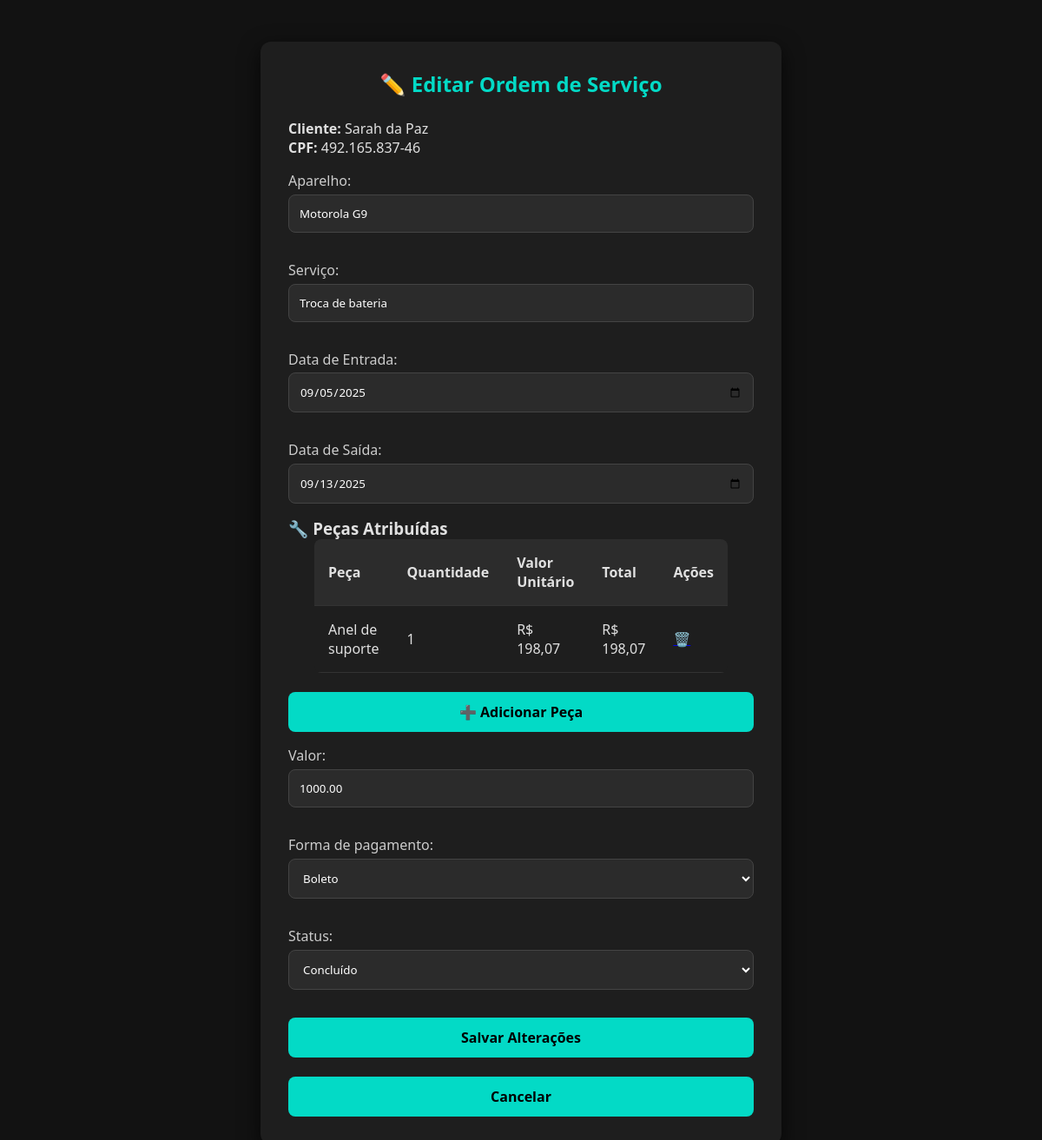
Page /editar_ordem.php?id=61 (signed in) on the committed database.
### tables this page shows
CREATE TABLE `ordem_serv` (
  `id_ordem_serv` int(11) NOT NULL,
  `Aparelho` varchar(100) DEFAULT NULL,
  `servico` varchar(255) DEFAULT NULL,
  `status` varchar(50) DEFAULT NULL,
  `valor` decimal(10,2) DEFAULT NULL,
  `tipo_pagamento` varchar(50) DEFAULT NULL,
  `problema` varchar(255) DEFAULT NULL,
  `cpf` varchar(20) DEFAULT NULL,
  `idusuario` int(11) DEFAULT NULL,
  `data_entrada` date DEFAULT NULL,
  `data_saida` date DEFAULT NULL
);

CREATE TABLE `cliente` (
  `cpf` varchar(20) NOT NULL,
  `telefone` varchar(20) DEFAULT NULL,
  `nome` varchar(100) DEFAULT NULL,
  `email` varchar(100) DEFAULT NULL,
  `endereco` varchar(100) DEFAULT NULL
);

CREATE TABLE `servico_produto` (
  `quantidade` int(11) DEFAULT NULL,
  `id_produto` int(11) NOT NULL,
  `id_ordem_serv` int(11) NOT NULL
);

CREATE TABLE `produto` (
  `id_produto` int(11) NOT NULL,
  `nome_produto` varchar(100) DEFAULT NULL,
  `valor` decimal(10,2) DEFAULT NULL,
  `idfornecedor` int(11) DEFAULT NULL,
  `idestoque` int(11) DEFAULT NULL
);

### editar_ordem.php (the view, shortened to what this page needs)
<?php
require_once 'conexao.php';
$id_ordem = (int)($_GET['id'] ?? 0);
try {
  $stmt = $pdo->prepare("
  SELECT os.*, c.nome, c.cpf
  FROM ordem_serv os
  JOIN cliente c ON os.cpf = c.cpf
  WHERE os.id_ordem_serv = :id
");
$stmt->execute([':id' => $id_ordem]);
$ordem = $stmt->fetch(PDO::FETCH_ASSOC);
} catch (PDOException $e) {
    die("Erro ao buscar ordem: " . $e->getMessage());
}
try {
    $sql = "SELECT sp.quantidade, p.id_produto, p.nome_produto, p.valor, e.id_estoque
            FROM servico_produto sp
            JOIN produto p ON sp.id_produto = p.id_produto
            JOIN estoque e ON p.idestoque = e.id_estoque
            WHERE sp.id_ordem_serv = :id";
    $stmt = $pdo->prepare($sql);
    $stmt->execute([':id' => $id_ordem]);
    $pecasOrdem = $stmt->fetchAll(PDO::FETCH_ASSOC);
} catch (PDOException $e) {
    die("Erro ao buscar peças da ordem: " . $e->getMessage());
}
?>
<!DOCTYPE html>
<html lang="pt-br">
<head>
<link rel="stylesheet" href="css/form.css">
</head>
<body>
<div class="form-container">
    <h2>✏️ Editar Ordem de Serviço</h2>
    <p><strong>Cliente:</strong> <?php echo htmlspecialchars($ordem['nome']); ?></p>
<p><strong>CPF:</strong> <?php echo htmlspecialchars($ordem['cpf']); ?></p>
    <form method="post">
        <label>Aparelho:</label>
        <input type="text" name="Aparelho" value="<?php echo htmlspecialchars($ordem['Aparelho']); ?>" required>
        <label>Serviço:</label>
        <input type="text" name="servico" value="<?php echo htmlspecialchars($ordem['servico']); ?>" required>
        <label>Data de Entrada:</label>
        <input type="date" name="data_entrada" value="<?php echo htmlspecialchars($ordem['data_entrada']); ?>" required>
        <label>Data de Saída:</label>
        <input type="date" name="data_saida" value="<?php echo htmlspecialchars($ordem['data_saida']); ?>">
<h3>🔧 Peças Atribuídas</h3>
<table class="ordem-table">
  <thead>
    <tr>
      <th>Peça</th>
      <th>Quantidade</th>
      <th>Valor Unitário</th>
      <th>Total</th>
      <th>Ações</th>
    </tr>
  </thead>
  <tbody>
    <?php if (count($pecasOrdem)): ?>
      <?php foreach ($pecasOrdem as $p): ?>
        <tr>
          <td><?php echo htmlspecialchars($p['nome_produto']); ?></td>
          <td><?php echo (int)$p['quantidade']; ?></td>
          <td>R$ <?php echo number_format($p['valor'], 2, ',', '.'); ?></td>
          <td>R$ <?php echo number_format($p['valor'] * $p['quantidade'], 2, ',', '.'); ?></td>
          <td>
            <a href="remover_peca.php?id_ordem=<?php echo $id_ordem; ?>&id_produto=<?php echo $p['id_produto']; ?>"
               onclick="return confirm('Tem certeza que deseja remover esta peça da ordem?');">🗑️</a>
          </td>
        </tr>
      <?php endforeach; ?>
    <?php else: ?>
      <tr><td colspan="5" style="text-align:center;">Nenhuma peça atribuída.</td></tr>
    <?php endif; ?>
  </tbody>
</table>
<br>
<button type="button" onclick="abrirModalPeca(<?php echo (int)$ordem['id_ordem_serv']; ?>)">
  ➕ Adicionar Peça
</button>
        <label>Valor:</label>
        <input type="number" step="0.01" name="valor" min="1" value="<?php echo htmlspecialchars($ordem['valor']); ?>">
        <label for="tipo_pagamento">Forma de pagamento:</label>
        <select id="tipo_pagamento" name="tipo_pagamento">
          <option value="Boleto" <?php echo ($ordem['tipo_pagamento'] == 'Boleto') ? 'selected' : ''; ?>>Boleto</option>
        </select>
        <label>Status:</label>
        <select name="status" required>
            <option value="Concluído" <?php if($ordem['status']=='Concluído') echo 'selected'; ?>>Concluído</option>
        </select>
        <div style="margin-top:1rem;">
            <button type="submit">Salvar Alterações</button>
            <br><br>
            <a href="ordem_serv.php"><button type="button">Cancelar</button></a>
        </div>
    </form>
</div>
</body>
</html>

### css/form.css (style rules this page uses)
* { margin: 0; padding: 0; box-sizing: border-box; font-family: 'Segoe UI', Tahoma, Geneva, Verdana, sans-serif; }
body { background-color: #121212; color: #e0e0e0; min-height: 100vh; }
.form-container { background-color: #1e1e1e; padding: 2rem; border-radius: 12px; box-shadow: 0 8px 24px rgba(0, 0, 0, 0.7); width: 100%; max-width: 600px; margin: 3rem auto; animation: fadeIn 0.5s ease-in-out; }
h2 { margin-bottom: 1.5rem; color: #03dac6; text-align: center; }
form label { display: block; margin-top: 1rem; margin-bottom: 0.3rem; color: #ccc; }
input, textarea, select { width: 100%; padding: 0.75rem; border: 1px solid #444; border-radius: 8px; background-color: #2b2b2b; color: #fff; margin-bottom: 1rem; }
button { width: 100%; padding: 0.75rem; background-color: #03dac6; color: #000; font-weight: bold; border: none; border-radius: 8px; font-size: 1rem; cursor: pointer; transition: background-color 0.3s ease; }

### editar_ordem.php (style rules this page uses)
.ordem-table { width: 80%; border-collapse: collapse; background-color: #1e1e1e; border-radius: 8px; overflow: hidden; margin: 0 auto; }
.ordem-table th, .ordem-table td { padding: 1rem; text-align: left; border-bottom: 1px solid #333; }
.ordem-table th { background-color: #2c2c2c; }

### rows in the picture
ordem_serv: cliente.nome "Sarah da Paz", cliente.cpf "492.165.837-46", Aparelho "Motorola G9", servico "Troca de bateria", data_entrada "09/05/2025", data_saida "09/13/2025", valor "1000.00", tipo_pagamento "Boleto", status "Concluído"
servico_produto: id_produto.nome_produto "Anel de suporte", quantidade "1", id_produto.valor "198,07", $p['valor'] * $p['quantidade'] "198,07"
